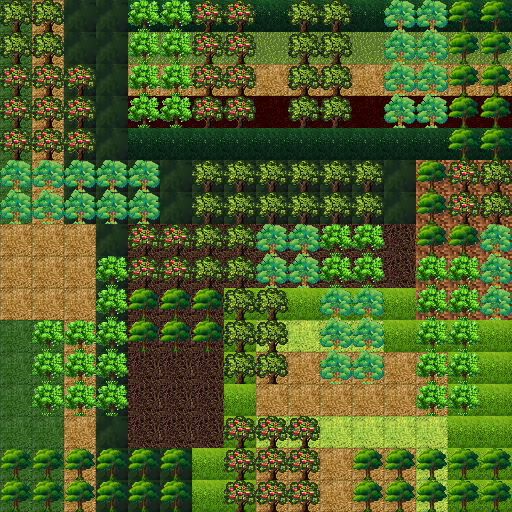

Rendered tile map (Tiled .tmx) drawn with the repository's tilesets; below, a short description and the map source with its tile grids summarised:
An orthogonal 16x16 tile map with 32x32 px tiles, 2 tile layers (Tile Layer 1, Tile Layer 2) and 16 objects.

<map version="1.0" orientation="orthogonal" renderorder="right-down" width="16" height="16" tilewidth="32" tileheight="32" nextobjectid="17">
 <tileset firstgid="1" name="Sprites" tilewidth="32" tileheight="32" tilecount="25" columns="5">
  <image source="Sprites.png" width="160" height="160" />
 </tileset>
 <layer name="Tile Layer 1" width="16" height="16">
  <data>[256 cells, 256 non-empty, 10 distinct tile ids]</data>
 </layer>
 <layer name="Tile Layer 2" width="16" height="16">
  <data>[256 cells, 174 non-empty, 5 distinct tile ids]</data>
 </layer>
 <objectgroup name="Слой объектов 2">
  <object id="1" gid="20" x="64" y="256" width="32" height="32" />
  <object id="2" gid="20" x="64" y="320" width="32" height="32" />
  <object id="3" gid="20" x="0" y="320" width="32" height="32" />
  <object id="4" gid="20" x="0" y="256" width="32" height="32" />
  <object id="9" gid="20" x="32" y="320" width="32" height="32" />
  <object id="10" gid="20" x="64" y="288" width="32" height="32" />
  <object id="11" gid="20" x="32" y="256" width="32" height="32" />
  <object id="12" gid="20" x="0" y="288" width="32" height="32" />
 </objectgroup>
 <objectgroup name="Слой объектов 1">
  <object id="5" gid="21" x="57.3726" y="240" width="32" height="32" rotation="45" />
  <object id="6" gid="21" x="16" y="262.627" width="32" height="32" rotation="-45" />
  <object id="7" gid="21" x="38.6274" y="304" width="32" height="32" rotation="-135" />
  <object id="8" gid="21" x="80" y="281.373" width="32" height="32" rotation="-225" />
  <object id="13" gid="21" x="32" y="256" width="32" height="32" />
  <object id="14" gid="21" x="32" y="288" width="32" height="32" rotation="-90" />
  <object id="15" gid="21" x="64" y="288" width="32" height="32" rotation="-180" />
  <object id="16" gid="21" x="64" y="256" width="32" height="32" rotation="-270" />
 </objectgroup>
</map>
